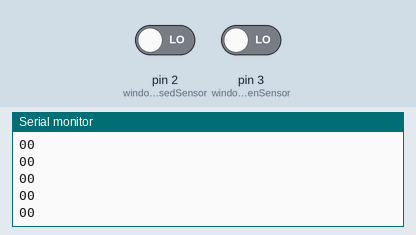
A sketch run on a simulated Arduino Uno, built with avr-gcc and run on an emulated ATmega328P. Shown: the last lines printed to the serial monitor. The inputs (shaded band) are chosen by the test bench; at power-on: pin 2 (windowClosedSensor) LOW, pin 3 (windowOpenSensor) LOW.

Above: at 1.2 s.
1.3 s: pin 2 (windowClosedSensor) driven HIGH
At 1.8 s:
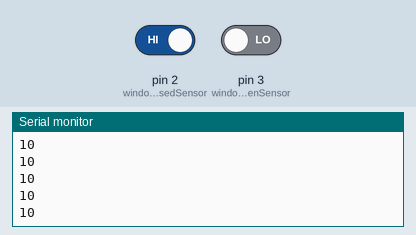
2.8 s: pin 3 (windowOpenSensor) driven HIGH
At 3.4 s:
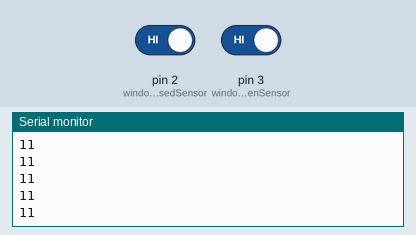
4.3 s: pin 2 (windowClosedSensor) driven LOW
At 5.3 s:
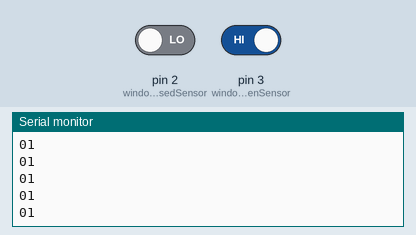
Timing chart, 0 to 7.3 s (numbered marks = the images above; inputs shaded):
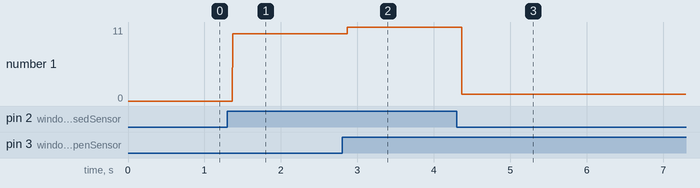

Measured:
- after the input at 1.3 s, the serial monitor: prints a new line after 0.07 s (image 1)
- after the input at 2.8 s, the serial monitor: prints a new line after 0.07 s (image 2)
- after the input at 4.3 s, the serial monitor: prints a new line after 0.07 s (image 3)
- plotted number 1: 0 → 10 after the input at 1.3 s, 10 → 11 after the input at 2.8 s, 11 → 1 after the input at 4.3 s

The sketch:

ir.ino
```cpp
#define windowClosedSensor 2
#define windowOpenSensor 3

void setup() {
  Serial.begin(9600);
  pinMode(windowClosedSensor,INPUT);
  pinMode(windowOpenSensor, INPUT);
}

void loop() {
  Serial.print(checkClosed());
  Serial.println(checkOpen());
}

boolean checkClosed(){
  if(digitalRead(windowClosedSensor)==HIGH)
  return true;
  else
  return false;
}

boolean checkOpen(){
  if(digitalRead(windowOpenSensor)==HIGH)
  return true;
  else
  return false;
}
```
